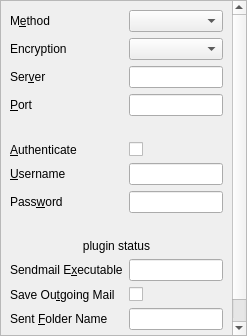
<?xml version="1.0" encoding="UTF-8"?>
<ui version="4.0">
 <class>OutgoingPage</class>
 <widget class="QScrollArea" name="OutgoingPage">
  <property name="frameShadow">
   <enum>QFrame::Plain</enum>
  </property>
  <property name="widgetResizable">
   <bool>true</bool>
  </property>
  <widget class="QWidget" name="scrollAreaWidgetContents">
   <property name="geometry">
    <rect>
     <x>0</x>
     <y>0</y>
     <width>220</width>
     <height>347</height>
    </rect>
   </property>
   <layout class="QFormLayout" name="formLayout">
    <property name="fieldGrowthPolicy">
     <enum>QFormLayout::AllNonFixedFieldsGrow</enum>
    </property>
    <item row="0" column="0">
     <widget class="QLabel" name="methodLabel">
      <property name="text">
       <string>M&amp;ethod</string>
      </property>
      <property name="buddy">
       <cstring>method</cstring>
      </property>
     </widget>
    </item>
    <item row="0" column="1">
     <widget class="QComboBox" name="method"/>
    </item>
    <item row="2" column="0">
     <widget class="QLabel" name="smtpHostLabel">
      <property name="text">
       <string>Ser&amp;ver</string>
      </property>
      <property name="buddy">
       <cstring>smtpHost</cstring>
      </property>
     </widget>
    </item>
    <item row="2" column="1">
     <widget class="LineEdit" name="smtpHost"/>
    </item>
    <item row="3" column="0">
     <widget class="QLabel" name="smtpPortLabel">
      <property name="text">
       <string>&amp;Port</string>
      </property>
      <property name="buddy">
       <cstring>smtpPort</cstring>
      </property>
     </widget>
    </item>
    <item row="3" column="1">
     <widget class="LineEdit" name="smtpPort"/>
    </item>
    <item row="5" column="0">
     <widget class="QLabel" name="smtpAuthLabel">
      <property name="text">
       <string>&amp;Authenticate</string>
      </property>
      <property name="buddy">
       <cstring>smtpAuth</cstring>
      </property>
     </widget>
    </item>
    <item row="5" column="1">
     <widget class="QCheckBox" name="smtpAuth">
      <property name="text">
       <string/>
      </property>
     </widget>
    </item>
    <item row="6" column="0">
     <widget class="QLabel" name="smtpUserLabel">
      <property name="text">
       <string>&amp;Username</string>
      </property>
      <property name="buddy">
       <cstring>smtpUser</cstring>
      </property>
     </widget>
    </item>
    <item row="6" column="1">
     <widget class="LineEdit" name="smtpUser"/>
    </item>
    <item row="7" column="0">
     <widget class="QLabel" name="smtpPassLabel">
      <property name="text">
       <string>Pass&amp;word</string>
      </property>
      <property name="buddy">
       <cstring>smtpPass</cstring>
      </property>
     </widget>
    </item>
    <item row="7" column="1">
     <widget class="LineEdit" name="smtpPass">
      <property name="echoMode">
       <enum>QLineEdit::Password</enum>
      </property>
     </widget>
    </item>
    <item row="8" column="0" colspan="2">
     <widget class="QLabel" name="passwordWarning">
      <property name="wordWrap">
       <bool>true</bool>
      </property>
     </widget>
    </item>
    <item row="9" column="0" colspan="2">
     <widget class="QLabel" name="passwordPluginStatus">
      <property name="text">
       <string notr="true">plugin status</string>
      </property>
      <property name="alignment">
       <set>Qt::AlignCenter</set>
      </property>
      <property name="wordWrap">
       <bool>true</bool>
      </property>
     </widget>
    </item>
    <item row="10" column="0">
     <widget class="QLabel" name="sendmailLabel">
      <property name="text">
       <string>Sendmail E&amp;xecutable</string>
      </property>
      <property name="buddy">
       <cstring>sendmail</cstring>
      </property>
     </widget>
    </item>
    <item row="10" column="1">
     <widget class="LineEdit" name="sendmail"/>
    </item>
    <item row="11" column="0">
     <widget class="QLabel" name="saveToImapLabel">
      <property name="text">
       <string>Save Ou&amp;tgoing Mail</string>
      </property>
      <property name="buddy">
       <cstring>saveToImap</cstring>
      </property>
     </widget>
    </item>
    <item row="11" column="1">
     <widget class="QCheckBox" name="saveToImap"/>
    </item>
    <item row="12" column="0">
     <widget class="QLabel" name="saveFolderLabel">
      <property name="text">
       <string>Sent &amp;Folder Name</string>
      </property>
      <property name="buddy">
       <cstring>saveFolderName</cstring>
      </property>
     </widget>
    </item>
    <item row="12" column="1">
     <widget class="LineEdit" name="saveFolderName"/>
    </item>
    <item row="13" column="0">
     <widget class="QLabel" name="smtpBurlLabel">
      <property name="toolTip">
       <string>Enable forward-without-download via BURL (RFC 4468) when the IMAP and ESMTP servers support it. Extra server-side configuration is required.</string>
      </property>
      <property name="text">
       <string>Send with &amp;BURL</string>
      </property>
      <property name="buddy">
       <cstring>smtpBurl</cstring>
      </property>
     </widget>
    </item>
    <item row="13" column="1">
     <widget class="QCheckBox" name="smtpBurl"/>
    </item>
    <item row="1" column="0">
     <widget class="QLabel" name="encryptionLabel">
      <property name="text">
       <string>Encryption</string>
      </property>
     </widget>
    </item>
    <item row="1" column="1">
     <widget class="QComboBox" name="encryption"/>
    </item>
    <item row="4" column="0" colspan="2">
     <widget class="QLabel" name="portWarningLabel">
      <property name="text">
       <string/>
      </property>
     </widget>
    </item>
   </layout>
  </widget>
 </widget>
 <customwidgets>
  <customwidget>
   <class>LineEdit</class>
   <extends>QLineEdit</extends>
   <header>LineEdit.h</header>
  </customwidget>
 </customwidgets>
 <tabstops>
  <tabstop>method</tabstop>
  <tabstop>smtpHost</tabstop>
  <tabstop>smtpPort</tabstop>
  <tabstop>smtpAuth</tabstop>
  <tabstop>smtpUser</tabstop>
  <tabstop>smtpPass</tabstop>
  <tabstop>sendmail</tabstop>
  <tabstop>saveToImap</tabstop>
  <tabstop>saveFolderName</tabstop>
  <tabstop>smtpBurl</tabstop>
 </tabstops>
 <resources/>
 <connections/>
</ui>
